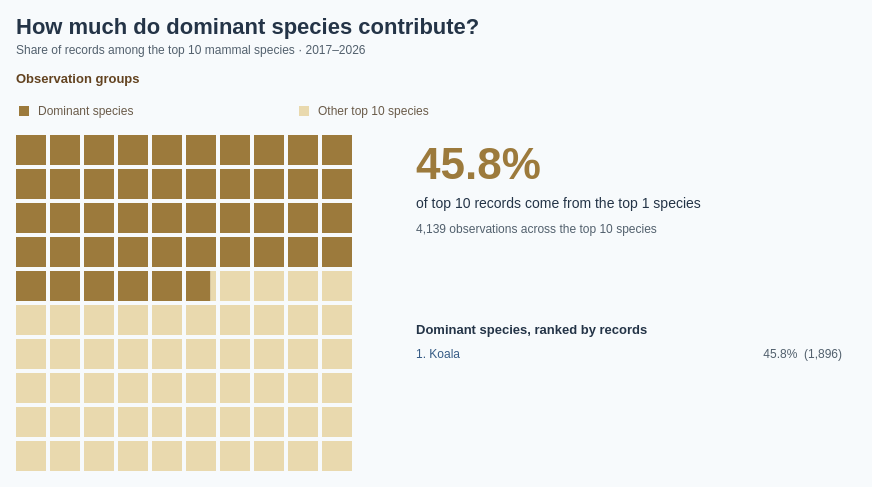

The specification (Vega-Lite) saved for this image:
### Vega specification from a JSON file in a GitHub repository (floating-point values rounded to 4 significant figures; data arrays with more than 128 entries replaced by an {"elided": "..."} marker saying what was removed)
{"$schema": "https://vega.github.io/schema/vega/v5.json", "description": "Share of observation records among the top 10 mammal species, comparing dominant species with the remaining species in that top 10. Dominant means the top N species by observation count (default top 1; selectable 1, 3, 5, 10), with scientific name ascending breaking ties. The waffle denominator includes only the top 10 species ranked by observation count. Rankings use 2017–2026 observation dates and all coordinates from Dataset/observations-794195.csv: 6,015 species-level records across 146 species. Subspecies are combined with parent species using the first two scientific-name components; genus-only records are excluded. Embedded aggregates match Lollipop.vg.json. The 10 by 10 grid contains 100 squares, each representing 1% of records; a split boundary square preserves the exact share without rounding to whole squares. Grid reads left to right, top to bottom. Counts reflect recording activity, not abundance. Individual species labels use the shared BumpChart palette. Tile colours encode dominant versus other records rather than individual species. Uses the 10 most recent available observation years (2017–2026), including partial 2026.", "width": 840, "height": {"signal": "max(340, 227 + max(0, length(data('topSpecies')) - 1) * 19)"}, "padding": 16, "background": "#f7fafc", "title": {"text": "How much do dominant species contribute?", "subtitle": ["Share of records among the top 10 mammal species · 2017–2026"], "anchor": "start", "font": "Arial", "fontSize": 22, "color": "#243447", "subtitleFontSize": 12, "subtitleColor": "#52606d", "offset": 16, "subtitlePadding": 6, "subtitleLineHeight": 16}, "signals": [{"name": "topN", "value": 1, "bind": {"input": "select", "options": [1, 3, 5, 10], "labels": ["Top 1 species", "Top 3 species", "Top 5 species", "Top 10 species"], "name": "Dominant species: "}}, {"name": "hoveredGroup", "value": null, "on": [{"events": "@dominantTiles:mouseover, @otherTiles:mouseover", "update": "event.item.mark.name === 'dominantTiles' ? 'Dominant species' : 'Other top 10 species'"}, {"events": "@legendSymbols:mouseover, @legendLabels:mouseover", "update": "datum.group"}, {"events": "@dominantTiles:mouseout, @otherTiles:mouseout, @legendSymbols:mouseout, @legendLabels:mouseout", "update": "null"}]}, {"name": "totals", "update": "data('summary')[0]"}, {"name": "dominantShare", "update": "totals.dominant / totals.total"}, {"name": "cutoff", "update": "dominantShare * 100"}, {"name": "legendColumnWidth", "value": 280}, {"name": "legendSymbolSize", "value": 100}], "data": [{"name": "speciesCounts", "values": {"elided": "146 records"}, "transform": [{"type": "window", "sort": {"field": ["count", "scientific_name"], "order": ["descending", "ascending"]}, "ops": ["row_number"], "as": ["rank"]}, {"type": "formula", "expr": "datum.rank <= topN ? datum.count : 0", "as": "dominantCount"}]}, {"name": "summary", "source": "speciesCounts", "transform": [{"type": "filter", "expr": "datum.rank <= 10"}, {"type": "aggregate", "fields": ["count", "dominantCount", "scientific_name"], "ops": ["sum", "sum", "count"], "as": ["total", "dominant", "speciesCount"]}]}, {"name": "topSpecies", "source": "speciesCounts", "transform": [{"type": "filter", "expr": "datum.rank <= topN"}, {"type": "collect", "sort": {"field": "rank", "order": "ascending"}}]}, {"name": "groups", "values": [{"group": "Dominant species", "order": 0}, {"group": "Other top 10 species", "order": 1}], "transform": [{"type": "formula", "expr": "datum.order === 0 ? totals.dominant : totals.total - totals.dominant", "as": "count"}, {"type": "formula", "expr": "datum.count / totals.total", "as": "share"}, {"type": "formula", "expr": "datum.order === 0 ? topN : totals.speciesCount - topN", "as": "speciesCount"}]}, {"name": "cells", "transform": [{"type": "sequence", "start": 0, "stop": 100, "as": "index"}, {"type": "formula", "expr": "clamp(cutoff - datum.index, 0, 1)", "as": "fraction"}]}, {"name": "dominantCells", "source": "cells", "transform": [{"type": "filter", "expr": "datum.fraction > 0"}]}, {"name": "otherCells", "source": "cells", "transform": [{"type": "filter", "expr": "datum.fraction < 1"}]}], "scales": [{"name": "color", "type": "ordinal", "domain": ["Dominant species", "Other top 10 species"], "range": ["#9C7A3C", "#E9D9AE"]}, {"name": "speciesColor", "type": "ordinal", "domain": ["Koala", "Platypus", "Grey-headed Flying-fox", "Greater Glider", "Spotted-tailed Quoll", "European Rabbit", "Quokka", "Tasmanian Devil", "Eastern Barred Bandicoot", "Numbat", "Australian Sea Lion", "Eastern Quoll"], "range": ["#365B85", "#B65C30", "#2A8576", "#885BA6", "#AD4770", "#86701D", "#397FAD", "#6D6B70", "#C17A24", "#5146A0", "#4D7A24", "#bab0ab"], "unknown": "#52606d"}], "marks": [{"name": "otherTiles", "type": "rect", "from": {"data": "otherCells"}, "encode": {"update": {"x": {"signal": "datum.index % 10 * 34 + datum.fraction * 30"}, "y": {"signal": "(45 + floor(datum.index / 10) * 34) - 45"}, "width": {"signal": "30 * (1 - datum.fraction)"}, "height": {"value": 30}, "fill": {"value": "#E9D9AE"}, "fillOpacity": {"signal": "hoveredGroup == null || hoveredGroup === 'Other top 10 species' ? 1 : 0.25"}, "tooltip": {"signal": "{'Group': 'Other top 10 species', 'Species': totals.speciesCount - topN, 'Observations': format((totals.total - totals.dominant), ',d'), 'Share of top 10 records': format((1 - dominantShare), '.2%'), 'Total records': format(totals.total, ',d')}"}, "description": {"signal": "'Other top 10 species: ' + format((1 - dominantShare), '.2%') + ' of records'"}}}}, {"name": "dominantTiles", "type": "rect", "from": {"data": "dominantCells"}, "encode": {"update": {"x": {"signal": "datum.index % 10 * 34"}, "y": {"signal": "(45 + floor(datum.index / 10) * 34) - 45"}, "width": {"signal": "30 * datum.fraction"}, "height": {"value": 30}, "fill": {"value": "#9C7A3C"}, "fillOpacity": {"signal": "hoveredGroup == null || hoveredGroup === 'Dominant species' ? 1 : 0.25"}, "tooltip": {"signal": "{'Group': 'Dominant species', 'Species': topN, 'Observations': format(totals.dominant, ',d'), 'Share of top 10 records': format(dominantShare, '.2%'), 'Total records': format(totals.total, ',d')}"}, "description": {"signal": "'Dominant species: ' + format(dominantShare, '.2%') + ' of records'"}}}}, {"name": "headline", "type": "text", "interactive": false, "encode": {"update": {"x": {"value": 400}, "y": {"value": 44}, "text": {"signal": "format(dominantShare, '.1%')"}, "fontSize": {"value": 44}, "fill": {"value": "#9C7A3C"}, "fontWeight": {"value": "bold"}}}}, {"name": "headlineCaption", "type": "text", "interactive": false, "encode": {"update": {"x": {"value": 400}, "y": {"value": 73}, "text": {"signal": "'of top 10 records come from the top ' + topN + ' species'"}, "fontSize": {"value": 14}, "fill": {"value": "#243447"}, "fontWeight": {"value": "normal"}}}}, {"name": "totalCaption", "type": "text", "interactive": false, "encode": {"update": {"x": {"value": 400}, "y": {"value": 98}, "text": {"signal": "format(totals.total, ',d') + ' observations across the top ' + totals.speciesCount + ' species'"}, "fontSize": {"value": 12}, "fill": {"value": "#52606d"}, "fontWeight": {"value": "normal"}}}}, {"name": "legendSymbols", "type": "symbol", "from": {"data": "groups"}, "encode": {"update": {"x": {"signal": "8 + datum.order * legendColumnWidth"}, "y": {"value": -24}, "shape": {"value": "square"}, "size": {"signal": "legendSymbolSize"}, "fill": {"scale": "color", "field": "group"}, "opacity": {"signal": "hoveredGroup == null || hoveredGroup === datum.group ? 1 : 0.25"}, "tooltip": {"signal": "{'Group': datum.group, 'Species': datum.speciesCount, 'Observations': format(datum.count, ',d'), 'Share of top 10 records': format(datum.share, '.2%')}"}}}}, {"name": "legendLabels", "type": "text", "interactive": true, "encode": {"update": {"x": {"signal": "22 + datum.order * legendColumnWidth"}, "y": {"value": -24}, "text": {"field": "group"}, "fontSize": {"value": 12}, "fill": {"value": "#6a5b49"}, "fontWeight": {"value": "normal"}, "tooltip": {"signal": "{'Group': datum.group, 'Species': datum.speciesCount, 'Observations': format(datum.count, ',d'), 'Share of top 10 records': format(datum.share, '.2%')}"}, "baseline": {"value": "middle"}, "font": {"value": "Arial"}}}, "from": {"data": "groups"}}, {"name": "listHeading", "type": "text", "interactive": false, "encode": {"update": {"x": {"value": 400}, "y": {"value": 199}, "text": {"signal": "'Dominant species, ranked by records'"}, "fontSize": {"value": 13}, "fill": {"value": "#243447"}, "fontWeight": {"value": "bold"}}}}, {"name": "speciesLabels", "type": "text", "interactive": false, "encode": {"update": {"x": {"value": 400}, "y": {"signal": "(253 + (datum.rank - 1) * 19) - 30"}, "text": {"signal": "datum.rank + '. ' + datum.species"}, "fontSize": {"value": 12}, "fill": {"scale": "speciesColor", "field": "species"}, "fontWeight": {"value": "normal"}, "limit": {"value": 290}}}, "from": {"data": "topSpecies"}}, {"name": "speciesShares", "type": "text", "interactive": false, "encode": {"update": {"x": {"value": 826}, "y": {"signal": "(253 + (datum.rank - 1) * 19) - 30"}, "text": {"signal": "format(datum.count / totals.total, '.1%') + '  (' + format(datum.count, ',d') + ')'"}, "fontSize": {"value": 12}, "fill": {"value": "#52606d"}, "fontWeight": {"value": "normal"}, "align": {"value": "right"}}}, "from": {"data": "topSpecies"}}, {"name": "legendTitle", "type": "text", "interactive": false, "encode": {"update": {"x": {"value": 0}, "y": {"value": -52}, "text": {"value": "Observation groups"}, "font": {"value": "Arial"}, "fontSize": {"value": 13}, "fontWeight": {"value": "bold"}, "fill": {"value": "#634320"}}}}], "config": {"font": "Arial", "legend": {"labelFont": "Arial", "titleFont": "Arial", "labelFontSize": 12, "titleFontSize": 13, "titleFontWeight": "bold", "labelColor": "#6a5b49", "titleColor": "#634320", "symbolType": "square", "symbolSize": 100, "rowPadding": 8, "columnPadding": 24, "labelOffset": 8}}, "usermeta": {"observationWindow": {"source": "Dataset/observations-794195.csv", "dateField": "observed_on", "years": [2017, 2018, 2019, 2020, 2021, 2022, 2023, 2024, 2025, 2026], "yearCount": 10, "includesPartialLatestYear": true}}}
